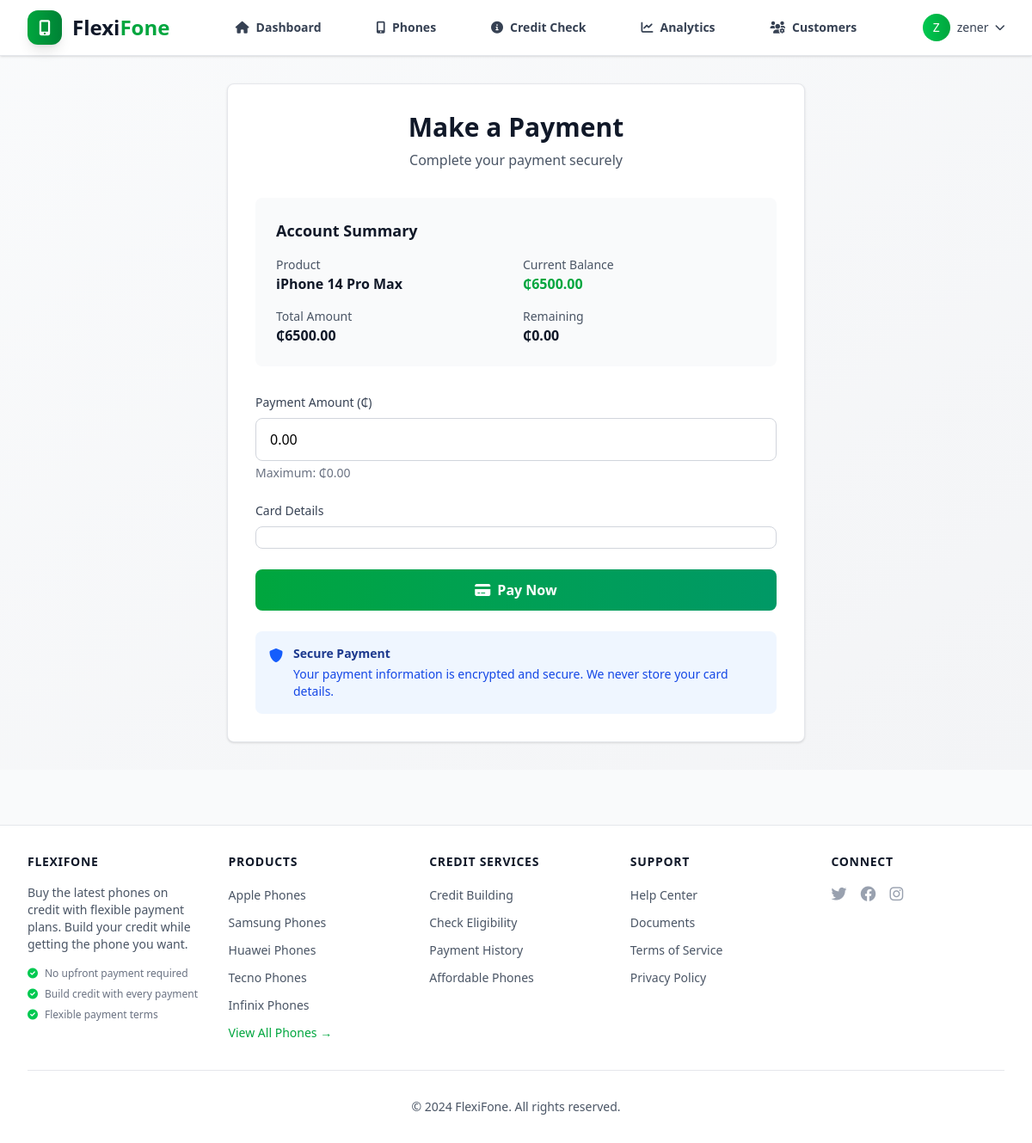
The page /accounts/embedded-payment/ (signed in) on the database as committed earlier.
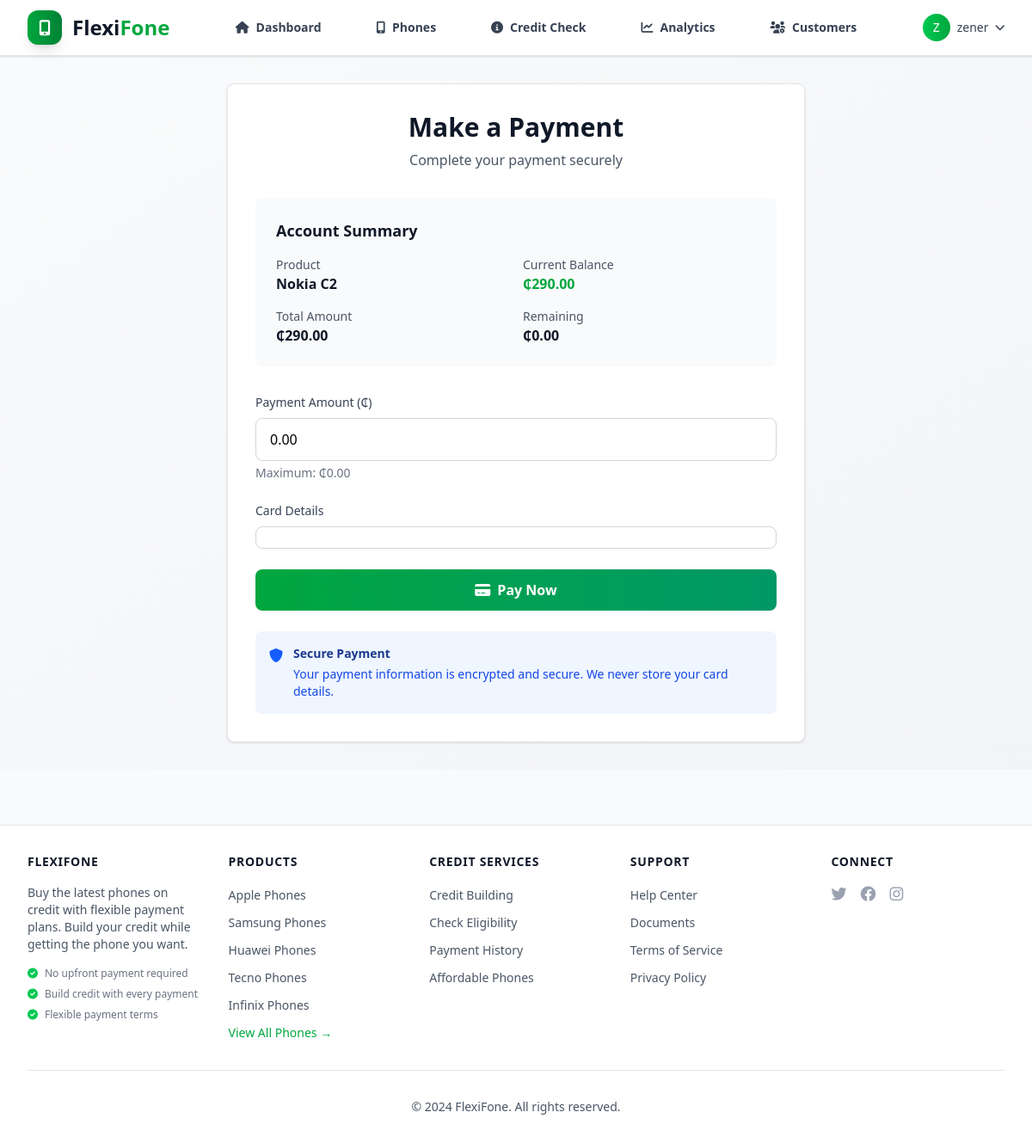
The same page on the database as committed later.
### accounts/models.py (models this page shows, shortened)
class CreditAccount(models.Model):
    class AccountType(models.TextChoices):
        SAVINGS = 'SAVINGS', 'Save-to-Own'
        CREDIT = 'CREDIT', 'Buy Now, Pay Later'
    class Status(models.TextChoices):
        PENDING = 'PENDING', 'Pending Approval'
        ACTIVE = 'ACTIVE', 'Active'
        COMPLETED = 'COMPLETED', 'Plan Completed'
        AVAILABLE_FOR_PICKUP = 'AVAILABLE_FOR_PICKUP', 'Available for Pickup'
        PICKED_UP = 'PICKED_UP', 'Device Picked Up'
        CLOSED = 'CLOSED', 'Plan Closed'
        REPAYING = 'REPAYING', 'Repaying'
        OVERDUE = 'OVERDUE', 'Overdue'
        PAID_OFF = 'PAID_OFF', 'Paid Off'
        DECLINED = 'DECLINED', 'Declined'
    user = models.OneToOneField(
        User, on_delete=models.CASCADE, related_name='credit_account')
    phone = models.ForeignKey('phones.Phone', on_delete=models.PROTECT, null=True, blank=True)
    balance = models.DecimalField(
        max_digits=10, decimal_places=2, default=0.00)
    account_type = models.CharField(
        max_length=10, choices=AccountType.choices, default=AccountType.CREDIT)
    status = models.CharField(
        max_length=25, choices=Status.choices, default=Status.PENDING)
    loan_amount = models.DecimalField(
        max_digits=10, decimal_places=2, null=True, blank=True)
    installment_amount = models.DecimalField(
        max_digits=10, decimal_places=2, null=True, blank=True)
    installment_count = models.IntegerField(
        default=12, help_text="Number of installments")
    interest_rate = models.DecimalField(
        max_digits=5, decimal_places=2, default=0.00)
    next_payment_due_date = models.DateField(null=True, blank=True)
    last_payment_date = models.DateField(null=True, blank=True)
    accepted_terms = models.BooleanField(default=False)
    accepted_at = models.DateTimeField(null=True, blank=True)
    created_at = models.DateTimeField(auto_now_add=True)
    updated_at = models.DateTimeField(auto_now=True)
    completed_at = models.DateTimeField(null=True, blank=True, help_text="When the plan was completed")
    pickup_notified_at = models.DateTimeField(null=True, blank=True, help_text="When pickup notification was sent")
    pickup_location = models.CharField(max_length=255, default="FlexiFone Shop, Tamale, Gumbihini", help_text="Pickup location")
    pickup_instructions = models.TextField(blank=True, help_text="Special pickup instructions")
    is_active_plan = models.BooleanField(default=True, help_text="Whether this is the user's active plan")
    admin_marked_ready_at = models.DateTimeField(null=True, blank=True, help_text="When admin marked device ready for pickup")
    admin_marked_by = models.ForeignKey('User', null=True, blank=True, on_delete=models.SET_NULL, related_name='marked_accounts', help_text="Admin who marked device ready")
    user_confirmed_pickup_at = models.DateTimeField(null=True, blank=True, help_text="When user confirmed device pickup")
    pickup_confirmation_method = models.CharField(max_length=50, blank=True, help_text="How pickup was confirmed: dashboard, phone, in_person")
    sms_sent_at = models.DateTimeField(null=True, blank=True, help_text="When SMS notification was sent")
    email_sent_at = models.DateTimeField(null=True, blank=True, help_text="When email notification was sent")
    @property
    def remaining_balance(self):
        if self.account_type == self.AccountType.CREDIT:
            return (self.loan_amount or 0) - self.balance
        elif self.phone:
            return self.phone.price - self.balance
        else:
            return 0 - self.balance  # Fallback for accounts without phone

### phones/models.py (models this page shows, shortened)
class Phone(models.Model):
    BRAND_CHOICES = [
        ('APPLE', 'Apple'),
        ('SAMSUNG', 'Samsung'),
        ('HUAWEI', 'Huawei'),
        ('TECNO', 'Tecno'),
        ('INFINIX', 'Infinix'),
        ('ITEL', 'Itel'),
        ('NOKIA', 'Nokia'),
        ('OTHER', 'Other'),
    ]
    name = models.CharField(max_length=100)
    slug = models.SlugField(max_length=100, unique=True, blank=True)
    brand = models.CharField(max_length=20, choices=BRAND_CHOICES)
    price = models.DecimalField(max_digits=10, decimal_places=2)
    description = models.TextField()
    specifications = models.JSONField(default=dict, blank=True)
    image = models.ImageField(upload_to='phones/', blank=True, null=True)
    stock = models.PositiveIntegerField(default=0)
    is_active = models.BooleanField(default=True)
    credit_available = models.BooleanField(
        default=True, help_text="Whether this phone is available for credit purchase")
    min_credit_score = models.IntegerField(
        default=600, help_text="Minimum credit score required for this phone")
    max_installments = models.IntegerField(
        default=12, help_text="Maximum number of installments allowed")
    interest_rate = models.DecimalField(
        max_digits=5, decimal_places=2, default=0.00, help_text="Annual interest rate (%)")
    created_at = models.DateTimeField(auto_now_add=True)
    updated_at = models.DateTimeField(auto_now=True)
    class Meta:
        ordering = ['-created_at']
        verbose_name = 'Phone'
        verbose_name_plural = 'Phones'

### accounts/views.py (the view)
# urls.py: path('embedded-payment/', embedded_payment_view, name='embedded_payment'),
@login_required
def embedded_payment_view(request):
    try:
        credit_account = request.user.credit_account
    except CreditAccount.DoesNotExist:
        messages.error(request, "You don't have an active credit account.")
        return redirect('accounts:dashboard')
    if credit_account.status == CreditAccount.Status.PENDING:
        messages.error(request, "Your plan is pending approval. Payments are not allowed until your plan is approved by our team.")
        return redirect('accounts:dashboard')
    if credit_account.status == CreditAccount.Status.DECLINED:
        messages.error(request, "Your plan has been declined. Please contact support for assistance.")
        return redirect('accounts:dashboard')
    context = {
        'credit_account': credit_account,
        'stripe_public_key': settings.STRIPE_PUBLISHABLE_KEY
    }
    return render(request, 'embedded_payment.html', context)

### accounts/models.py (called while the page is built)
    def get_full_name(self):
        return f"{self.first_name} {self.last_name}".strip() or self.username

    def get_display_name(self):
        if self.first_name:
            return self.first_name
        return self.username

### templates/embedded_payment.html (shortened to what this page needs)
{% extends 'base.html' %}
{% block content %}
<div class="max-w-2xl mx-auto">
    <div class="bg-white rounded-lg shadow-sm border border-gray-200 p-8">
        <div class="text-center mb-8">
            <h1 class="text-3xl font-bold text-gray-900 mb-2">Make a Payment</h1>
            <p class="text-gray-600">Complete your payment securely</p>
        </div>
        {% if credit_account %}
        <div class="bg-gray-50 rounded-lg p-6 mb-8">
            <h2 class="text-lg font-semibold text-gray-900 mb-4">Account Summary</h2>
            <div class="grid grid-cols-2 gap-4">
                <div>
                    <p class="text-sm text-gray-600">Product</p>
                    <p class="font-semibold text-gray-900">{{ credit_account.phone.name|default:"Unknown Phone" }}</p>
                </div>
                <div>
                    <p class="text-sm text-gray-600">Current Balance</p>
                    <p class="font-semibold text-green-600">₵{{ credit_account.balance }}</p>
                </div>
                <div>
                    <p class="text-sm text-gray-600">Total Amount</p>
                    <p class="font-semibold text-gray-900">₵{{ credit_account.phone.price|default:"0" }}</p>
                </div>
                <div>
                    <p class="text-sm text-gray-600">Remaining</p>
                    <p class="font-semibold text-gray-900">₵{{ credit_account.remaining_balance }}</p>
                </div>
            </div>
        </div>
        <form id="payment-form" class="space-y-6">
            <div>
                <label for="amount" class="block text-sm font-medium text-gray-700 mb-2">
                    Payment Amount (₵)
                </label>
                <input type="number"
                       id="amount"
                       name="amount"
                       min="1"
                       max="{{ credit_account.remaining_balance }}"
                       step="0.01"
                       value="{{ credit_account.remaining_balance }}"
                       class="w-full px-4 py-3 border border-gray-300 rounded-lg focus:ring-2 focus:ring-green-500 focus:border-green-500"
                       required>
                <p class="text-sm text-gray-500 mt-1">Maximum: ₵{{ credit_account.remaining_balance }}</p>
            </div>
            <div>
                <label class="block text-sm font-medium text-gray-700 mb-2">
                    Card Details
                </label>
                <div id="card-element" class="w-full px-4 py-3 border border-gray-300 rounded-lg focus-within:ring-2 focus-within:ring-green-500 focus-within:border-green-500">
                </div>
            </div>
            <button type="submit"
                    id="submit-button"
                    class="w-full bg-gradient-to-r from-green-600 to-emerald-600 text-white py-3 px-6 rounded-lg font-semibold hover:from-green-700 hover:to-emerald-700 transition-all duration-200 flex items-center justify-center">
                <i class="fas fa-credit-card mr-2"></i>
                <span id="button-text">Pay Now</span>
            </button>
        </form>
        <div class="mt-6 p-4 bg-blue-50 rounded-lg">
            <div class="flex items-start">
                <i class="fas fa-shield-alt text-blue-600 mt-1 mr-3"></i>
                <div>
                    <h3 class="text-sm font-semibold text-blue-900">Secure Payment</h3>
                    <p class="text-sm text-blue-700 mt-1">Your payment information is encrypted and secure. We never store your card details.</p>
                </div>
            </div>
        </div>
        {% endif %}
    </div>
</div>
{% endblock %}

Rows that differ between the two databases and show on the page:
removed CreditAccount: phone.name "iPhone 14 Pro Max", balance "6500.00", phone.price "6500.00", remaining_balance "0.00", amount "0.00"
added CreditAccount: phone.name "Nokia C2", balance "290.00", phone.price "290.00", remaining_balance "0.00", amount "0.00"
